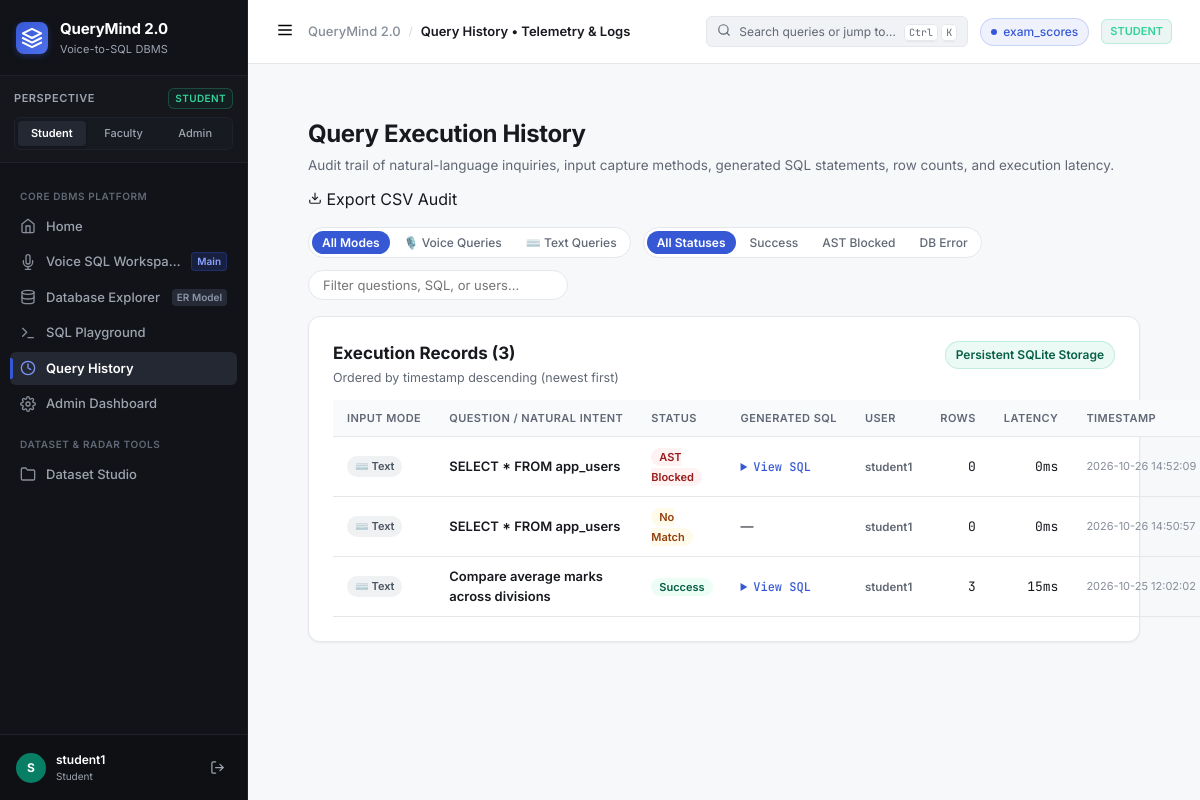
Page /history (signed in) on the committed database.
### tables this page shows
CREATE TABLE dataset_registry (
            id           INTEGER PRIMARY KEY AUTOINCREMENT,
            table_name   TEXT NOT NULL UNIQUE,
            display_name TEXT NOT NULL,
            row_count    INTEGER DEFAULT 0,
            col_count    INTEGER DEFAULT 0,
            columns_json TEXT,
            uploaded_by  TEXT,
            uploaded_at  TEXT DEFAULT (datetime('now'))
        );

CREATE TABLE query_logs (
        id               INTEGER PRIMARY KEY AUTOINCREMENT,
        user_id          INTEGER,
        username         TEXT,
        question         TEXT,
        generated_sql    TEXT,
        status           TEXT,
        execution_time_ms INTEGER,
        result_row_count INTEGER,
        error            TEXT,
        timestamp        TEXT DEFAULT (datetime('now'))
    , input_mode TEXT DEFAULT 'text');

### app.py (the view)
@app.route("/history")
@login_required
def history():
    role = session["role"]
    records = get_all_history(200) if role in ("admin","teacher") \
              else get_query_history(session["user_id"], 100)
    return render_template("history.html", records=records, role=role)

### templates/history.html (shortened to what this page needs)
{% extends "base.html" %}
{% block breadcrumb %}Query History &bull; Telemetry &amp; Logs{% endblock %}
{% block content %}
<div class="page-container">
  <div class="explorer-header-bar">
    <div class="ehb-left">
      <h1 class="page-heading">Query Execution History</h1>
      <p class="page-subheading">
        Audit trail of natural-language inquiries, input capture methods, generated SQL statements, row counts, and execution latency.
      </p>
    </div>
    <div class="ehb-right">
      <a href="{{ url_for('export_csv') }}" class="btn-secondary-action">
        <svg width="14" height="14" viewBox="0 0 24 24" fill="none" stroke="currentColor" stroke-width="2">
          <path d="M21 15v4a2 2 0 0 1-2 2H5a2 2 0 0 1-2-2v-4"></path>
          <polyline points="7 10 12 15 17 10"></polyline>
          <line x1="12" y1="15" x2="12" y2="3"></line>
        </svg>
        <span>Export CSV Audit</span>
      </a>
    </div>
  </div>
  <div class="history-toolbar-strip mt-4">
    <div class="history-filters-left">
      <div class="filter-pills" id="inputFilterChips">
        <button type="button" class="chip-filter active" onclick="filterByInputMode(null, this)">All Modes</button>
        <button type="button" class="chip-filter" onclick="filterByInputMode('voice', this)">🎙️ Voice Queries</button>
        <button type="button" class="chip-filter" onclick="filterByInputMode('text', this)">⌨️ Text Queries</button>
      </div>
      <div class="filter-pills" id="statusFilterChips">
        <button type="button" class="chip-filter active" onclick="filterByStatus(null, this)">All Statuses</button>
        <button type="button" class="chip-filter" onclick="filterByStatus('success', this)">Success</button>
        <button type="button" class="chip-filter" onclick="filterByStatus('validation_failed', this)">AST Blocked</button>
        <button type="button" class="chip-filter" onclick="filterByStatus('db_error', this)">DB Error</button>
      </div>
    </div>
    <div class="history-search-right">
      <input type="text" id="histSearchInput" placeholder="Filter questions, SQL, or users…" oninput="applyHistoryFilters()"
             class="input-search-modern" />
    </div>
  </div>
  <div class="workspace-card mt-4">
    <div class="card-title-row">
      <div class="card-title-group">
        <h2 class="card-main-title">Execution Records ({{ records|length if records else 0 }})</h2>
        <p class="card-sub-title">Ordered by timestamp descending (newest first)</p>
      </div>
      <span class="pipeline-status-badge">Persistent SQLite Storage</span>
    </div>
    <div class="table-scroll-container mt-3">
      <table class="data-table-modern" id="historyTable">
        <thead>
          <tr>
            <th style="width: 90px;">Input Mode</th>
            <th>Question / Natural Intent</th>
            <th>Status</th>
            <th>Generated SQL</th>
            <th>User</th>
            <th>Rows</th>
            <th>Latency</th>
            <th>Timestamp</th>
          </tr>
        </thead>
        <tbody id="historyTableBody">
          {% if records %}
            {% for rec in records %}
            <tr data-status="{{ rec.status }}"
                data-mode="{{ rec.input_mode if rec.input_mode else 'text' }}"
                data-text="{{ rec.question | lower }} {{ rec.username | lower }} {{ rec.generated_sql | lower if rec.generated_sql else '' }}">
              <td>
                {% if rec.input_mode == 'voice' %}
                <span class="badge-mode-voice" title="Captured via browser Speech Recognition">🎙️ Voice</span>
                {% else %}
                <span class="badge-mode-text" title="Entered via text input or playground">⌨️ Text</span>
                {% endif %}
              </td>
              <td style="font-weight: 600; max-width: 260px;">{{ rec.question }}</td>
              <td>
                {% if rec.status == 'success' %}
                  <span class="badge-status-success">Success</span>
                {% elif rec.status in ('validation_failed', 'blocked') %}
                  <span class="badge-status-blocked">AST Blocked</span>
                {% elif rec.status == 'no_match' %}
                  <span class="badge-status-nomatch">No Match</span>
                {% else %}
                  <span class="badge-status-error">Error</span>
                {% endif %}
              </td>
              <td style="max-width: 280px;">
                {% if rec.generated_sql %}
                <details class="sql-details-dropdown">
                  <summary class="sql-summary-link">View SQL</summary>
                </details>
                {% else %}
                <span class="text-muted-dash">&mdash;</span>
                {% endif %}
              </td>
              <td><span class="badge-user">{{ rec.username }}</span></td>
              <td style="font-family: var(--font-mono); text-align: right;">{{ rec.result_row_count if rec.result_row_count is not none else '&mdash;' }}</td>
              <td style="font-family: var(--font-mono); text-align: right;">{{ rec.execution_time_ms if rec.execution_time_ms is not none else '&mdash;' }}ms</td>
              <td style="font-size: 11px; color: var(--text-muted); white-space: nowrap;">{{ rec.timestamp }}</td>
            </tr>
            {% endfor %}
          {% else %}
            <tr>
              <td colspan="9" style="text-align: center; padding: 48px; color: var(--text-muted);">
                No query execution history recorded yet. Execute queries in the Voice Workspace or SQL Playground to populate this log.
              </td>
            </tr>
          {% endif %}
        </tbody>
      </table>
    </div>
  </div>
</div>
{% endblock %}

### templates/base.html (shortened to what this page needs)
<!DOCTYPE html>
<html lang="en">
<head>
  <link rel="stylesheet" href="{{ url_for('static', filename='css/style.css') }}" />
</head>
<body class="app-shell role-{{ current_role }}">
  <aside class="sidebar-rail">
    <div class="sidebar-brand">
      <a href="{{ url_for('home') }}" class="brand-link">
        <div class="brand-logo-mark">
          <svg width="22" height="22" viewBox="0 0 24 24" fill="none" stroke="currentColor" stroke-width="2.2" stroke-linecap="round" stroke-linejoin="round">
            <polygon points="12 2 2 7 12 12 22 7 12 2"></polygon>
            <polyline points="2 17 12 22 22 17"></polyline>
            <polyline points="2 12 12 17 22 12"></polyline>
          </svg>
        </div>
        <div class="brand-text-block">
          <span class="brand-title">QueryMind 2.0</span>
          <span class="brand-tagline">Voice-to-SQL DBMS</span>
        </div>
      </a>
    </div>
    <div class="role-perspective-box">
      <div class="rpb-header">
        <span class="rpb-label">Perspective</span>
        <span class="rpb-role-badge badge-{{ current_role }}">{{ current_role|upper }}</span>
      </div>
      <div class="role-pills">
        <a href="{{ url_for('switch_role', target_role='student') }}"
           class="role-pill {% if current_role == 'student' %}active{% endif %}" title="Switch to Student Perspective (Aarav Sharma)">
          Student
        </a>
        <a href="{{ url_for('switch_role', target_role='teacher') }}"
           class="role-pill {% if current_role in ('teacher', 'faculty') %}active{% endif %}" title="Switch to Faculty Perspective (Prof. Sharma)">
          Faculty
        </a>
        <a href="{{ url_for('switch_role', target_role='admin') }}"
           class="role-pill {% if current_role == 'admin' %}active{% endif %}" title="Switch to Administrator Governance">
          Admin
        </a>
      </div>
    </div>
    <nav class="sidebar-nav">
      <div class="nav-group-header">Core DBMS Platform</div>
      <a href="{{ url_for('home') }}" class="nav-item {% if request.endpoint == 'home' %}active{% endif %}">
        <span class="nav-icon">
          <svg width="16" height="16" viewBox="0 0 24 24" fill="none" stroke="currentColor" stroke-width="2" stroke-linecap="round" stroke-linejoin="round">
            <path d="M3 9l9-7 9 7v11a2 2 0 0 1-2 2H5a2 2 0 0 1-2-2z"></path>
            <polyline points="9 22 9 12 15 12 15 22"></polyline>
          </svg>
        </span>
        <span class="nav-label">Home</span>
      </a>
      <a href="{{ url_for('voice_sql_workspace') }}" class="nav-item {% if request.endpoint in ('voice_sql_workspace', 'workspace') %}active{% endif %}">
        <span class="nav-icon">
        </span>
        <span class="nav-label">Voice SQL Workspace</span>
        <span class="nav-meta-badge voice-pulse">Main</span>
      </a>
      <a href="{{ url_for('database_explorer') }}" class="nav-item {% if request.endpoint == 'database_explorer' %}active{% endif %}">
        <span class="nav-icon">
          <svg width="16" height="16" viewBox="0 0 24 24" fill="none" stroke="currentColor" stroke-width="2" stroke-linecap="round" stroke-linejoin="round">
            <ellipse cx="12" cy="5" rx="9" ry="3"></ellipse>
            <path d="M21 12c0 1.66-4 3-9 3s-9-1.34-9-3"></path>
            <path d="M3 5v14c0 1.66 4 3 9 3s9-1.34 9-3V5"></path>
          </svg>
        </span>
        <span class="nav-label">Database Explorer</span>
        <span class="nav-meta-badge">ER Model</span>
      </a>
      <a href="{{ url_for('sql_playground') }}" class="nav-item {% if request.endpoint == 'sql_playground' %}active{% endif %}">
        <span class="nav-icon">
          <svg width="16" height="16" viewBox="0 0 24 24" fill="none" stroke="currentColor" stroke-width="2" stroke-linecap="round" stroke-linejoin="round">
            <polyline points="4 17 10 11 4 5"></polyline>
            <line x1="12" y1="19" x2="20" y2="19"></line>
          </svg>
        </span>
        <span class="nav-label">SQL Playground</span>
      </a>
      <a href="{{ url_for('history') }}" class="nav-item {% if request.endpoint == 'history' %}active{% endif %}">
        <span class="nav-icon">
          <svg width="16" height="16" viewBox="0 0 24 24" fill="none" stroke="currentColor" stroke-width="2" stroke-linecap="round" stroke-linejoin="round">
            <circle cx="12" cy="12" r="10"></circle>
            <polyline points="12 6 12 12 16 14"></polyline>
          </svg>
        </span>
        <span class="nav-label">Query History</span>
      </a>
      <a href="{{ url_for('admin_dashboard') }}" class="nav-item {% if request.endpoint in ('admin_dashboard', 'dashboard') %}active{% endif %}">
        <span class="nav-icon">
        </span>
        <span class="nav-label">Admin Dashboard</span>
      </a>
      <div class="nav-group-header">Dataset &amp; Radar Tools</div>
      <a href="{{ url_for('portal1') }}" class="nav-item {% if request.endpoint == 'portal1' %}active{% endif %}">
        <span class="nav-icon">
          <svg width="16" height="16" viewBox="0 0 24 24" fill="none" stroke="currentColor" stroke-width="2" stroke-linecap="round" stroke-linejoin="round">
            <path d="M22 19a2 2 0 0 1-2 2H4a2 2 0 0 1-2-2V5a2 2 0 0 1 2-2h5l2 3h9a2 2 0 0 1 2 2z"></path>
          </svg>
        </span>
        <span class="nav-label">Dataset Studio</span>
      </a>
    </nav>
    <div class="sidebar-footer">
      <div class="user-profile-strip">
        <div class="user-avatar avatar-{{ current_role }}">
          {{ current_username[0]|upper }}
        </div>
        <div class="user-info">
          <span class="user-name">{{ current_username }}</span>
          <span class="user-role-text">{{ current_role|title }}</span>
        </div>
        <a href="{{ url_for('logout') }}" class="btn-logout" title="Log out">
          <svg width="15" height="15" viewBox="0 0 24 24" fill="none" stroke="currentColor" stroke-width="2" stroke-linecap="round" stroke-linejoin="round">
            <path d="M9 21H5a2 2 0 0 1-2-2V5a2 2 0 0 1 2-2h4"></path>
            <polyline points="16 17 21 12 16 7"></polyline>
            <line x1="21" y1="12" x2="9" y2="12"></line>
          </svg>
        </a>
      </div>
    </div>
  </aside>
  <div class="app-main-layout">
    <header class="workspace-topbar">
      <div class="topbar-left">
        <button type="button" class="mobile-drawer-btn" onclick="toggleMobileSidebar()" aria-label="Toggle navigation drawer">
          <svg width="18" height="18" viewBox="0 0 24 24" fill="none" stroke="currentColor" stroke-width="2">
            <line x1="3" y1="12" x2="21" y2="12"></line>
            <line x1="3" y1="6" x2="21" y2="6"></line>
            <line x1="3" y1="18" x2="21" y2="18"></line>
          </svg>
        </button>
        <nav class="breadcrumb-trail" aria-label="Breadcrumb">
          <span class="bc-root">QueryMind 2.0</span>
          <span class="bc-sep">/</span>
          <span class="bc-current">
            {% block breadcrumb %}{% endblock %}
          </span>
        </nav>
      </div>
      <div class="topbar-right">
        <button type="button" class="command-palette-trigger" onclick="openCommandPalette()">
          <span class="cpt-icon">
            <svg width="14" height="14" viewBox="0 0 24 24" fill="none" stroke="currentColor" stroke-width="2" stroke-linecap="round" stroke-linejoin="round">
              <circle cx="11" cy="11" r="8"></circle>
              <line x1="21" y1="21" x2="16.65" y2="16.65"></line>
            </svg>
          </span>
          <span class="cpt-text">Search queries or jump to…</span>
          <span class="cpt-shortcut"><kbd>Ctrl</kbd> <kbd>K</kbd></span>
        </button>
        {% if active_dataset_name %}
        <div class="dataset-pill" title="Currently active dataset table">
          <span class="dsp-dot"></span>
          <span class="dsp-name">{{ active_dataset_name }}</span>
        </div>
        {% elif global_datasets and global_datasets|length > 0 %}
        <div class="dataset-pill" title="Loaded datasets">
          <span class="dsp-dot"></span>
          <span class="dsp-name">{{ global_datasets[0].display_name }}</span>
        </div>
        {% endif %}
        <span class="topbar-role-badge badge-{{ current_role }}">
          {{ current_role|upper }}
        </span>
      </div>
    </header>
    <main class="content-canvas">
      {% block content %}{% endblock %}
    </main>
  </div>
</body>
</html>

### rows in the picture
dataset_registry: display_name "exam_scores"
query_logs: input_mode "⌨️ Text", question "SELECT * FROM app_users", shows "AST Blocked", username "student1", result_row_count "0", execution_time_ms "0", timestamp "2026-10-26 14:52:09"
query_logs: input_mode "⌨️ Text", question "SELECT * FROM app_users", status "No Match", username "student1", result_row_count "0", execution_time_ms "0", timestamp "2026-10-26 14:50:57"
query_logs: input_mode "⌨️ Text", question "Compare average marks across divisions", status "Success", username "student1", result_row_count "3", execution_time_ms "15", timestamp "2026-10-25 12:02:02"

### other values in the picture
{{ current_role|upper }} "STUDENT"
{{ current_username[0]|upper }} "S"
{{ current_username }} "student1"
{{ current_role|title }} "Student"
{{ records|length if records else 0 }} "3"
